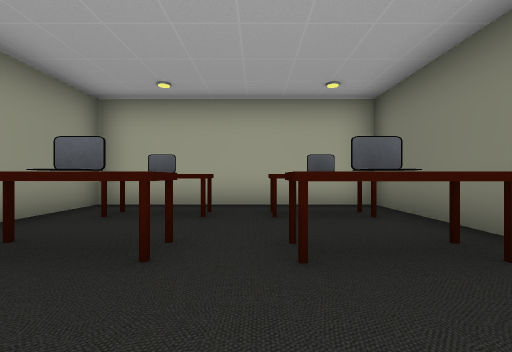
View 1 (above)

17 first-person views from a walk through a Unity game level. The camera is 1.2 m above the floor, looks level and sees 90° across. The floor is counted in squares, 2 m on a side. Each view is taken from the middle of a square. On the plan, view 1 faces up. The plan holds only what a view shows up to about 9 squares ahead; the rest is blank. The place goes on beyond the plan. The player character is not drawn. Door leaves are left out, so doorways stand open.

View 2
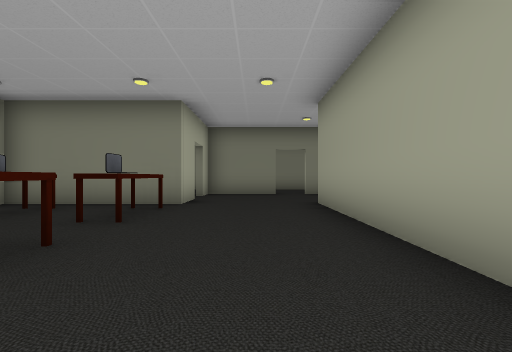

View 3
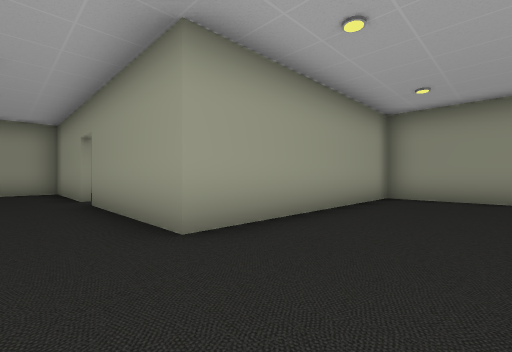

View 4
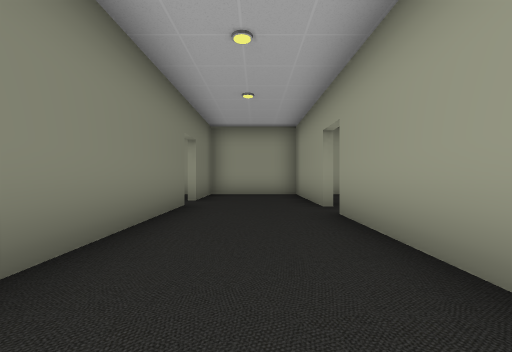

View 5
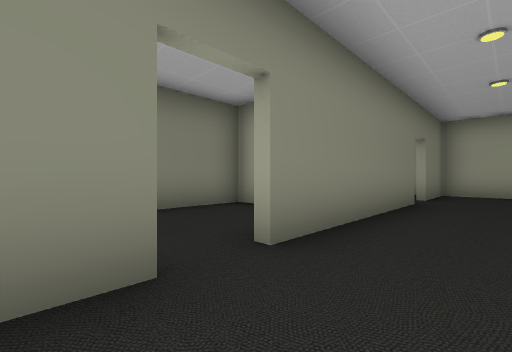

View 6
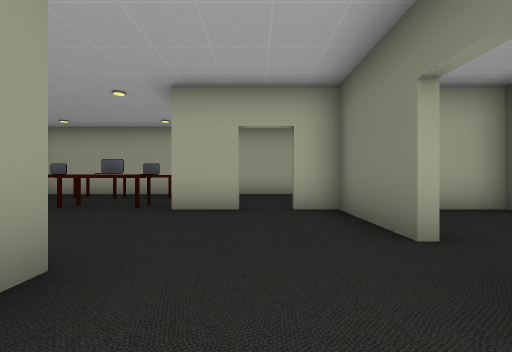

View 7
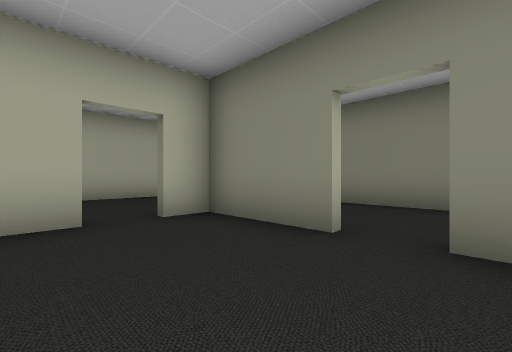

View 8
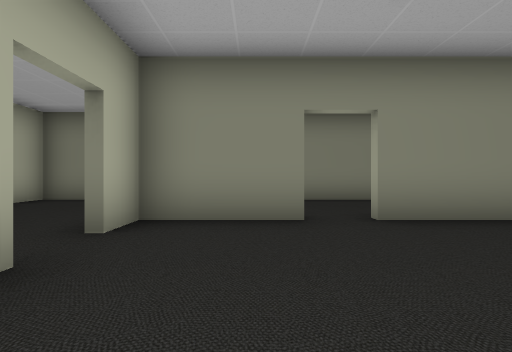

View 9
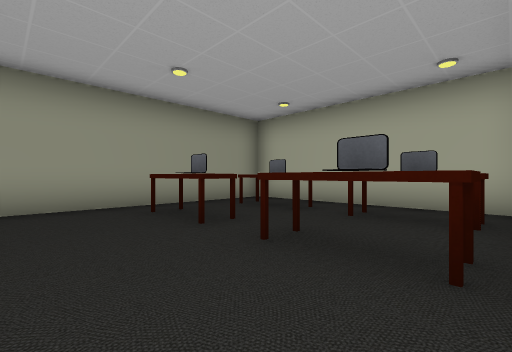

View 10
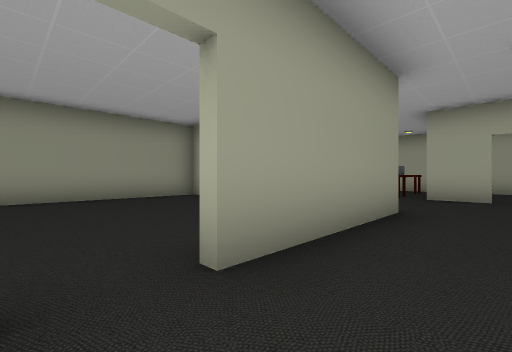

View 11
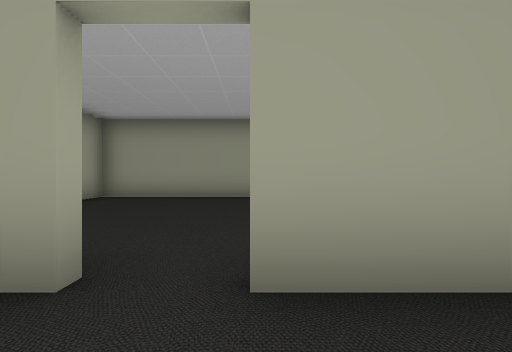

View 12
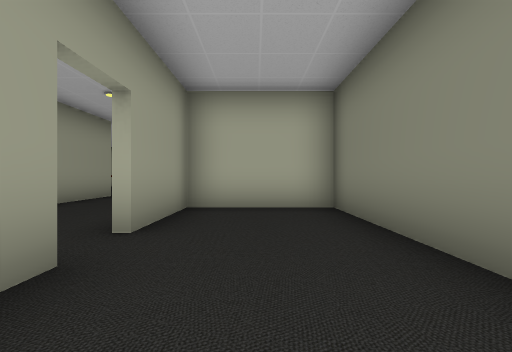

View 13
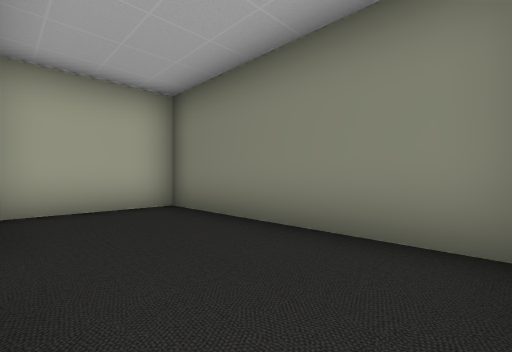

View 14
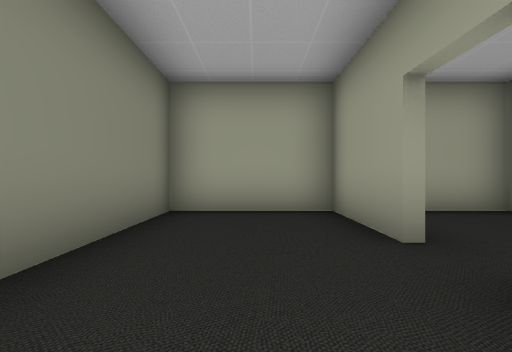

View 15
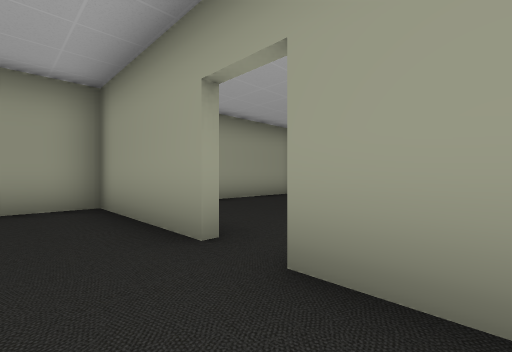

View 16
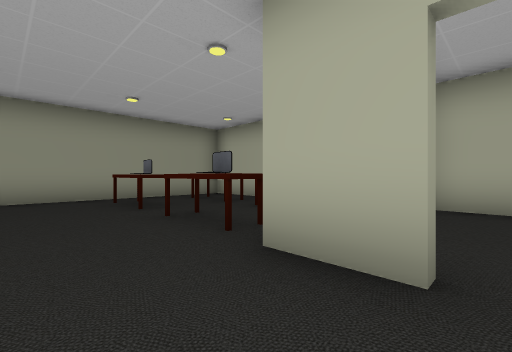

View 17
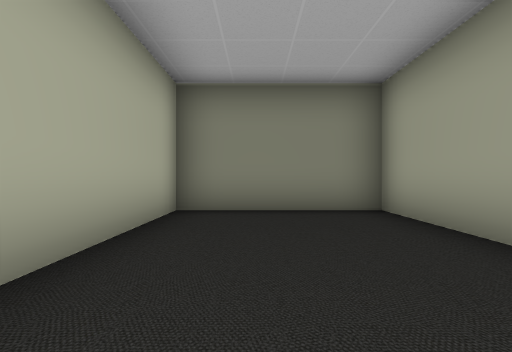

### Floor plan
Ten units are one square. View 1 is at (0, 0); x grows to the right and y downward. Boxes are objects, and circles mark ways between rooms. Rooms are numbered by the first view taken in them; rooms with no view inside come last. Other rooms are left out.
<svg viewBox="-38 -59 128 158">
<path fill="none" stroke="#000" d="M37 -16 25 -16 25 -35M55 8 55 -16M25 -45 25 -54M15 -54 -33 -54 -33 14 27 14 27 51M27 60 27 94 55 94 55 73M55 64 55 16M57 72 57 94 85 94 85 41 57 41 57 64M61 -18 85 -18 85 -54 30 -54M25 -35 25 -45M25 -54 15 -54M79 39 85 39 85 -16 72 -16"/>
<rect x="-25" y="-25" width="20" height="10" fill="#bbb"><title>other object</title></rect>
<rect x="-25" y="-45" width="20" height="10" fill="#bbb"><title>other object</title></rect>
<rect x="5" y="-25" width="10" height="10" fill="#bbb"><title>other object</title></rect>
<rect x="5" y="-45" width="10" height="10" fill="#bbb"><title>other object</title></rect>
<rect x="15" y="-25" width="10" height="10" fill="#bbb"><title>other object</title></rect>
<rect x="15" y="-45" width="10" height="10" fill="#bbb"><title>other object</title></rect>
<circle cx="60" cy="70" r="3" fill="#2a7"/>
<circle cx="40" cy="-20" r="3" fill="#2a7"/>
<circle cx="60" cy="10" r="3" fill="#2a7"/>
<text x="10" y="0">1</text>
<text x="70" y="70">2</text>
<text x="50" y="-40">3</text>
<text x="70" y="10">4</text>
</svg>
Room 1 opens to room 2. Room 1 opens to room 3. Room 1 opens to room 4.

Where each view was taken, in squares from view 1:
view 1: 0 up, 0 right, facing up
view 2: 0 up, 3 left, facing right
view 3: 1 up, 4 right, facing down-left
view 4: 1 down, 4 right, facing down
view 5: 0 up, 4 right, facing down-right
view 6: 3 down, 4 right, facing up
view 7: 2 down, 3 right, facing up-right
view 8: 0 up, 2 right, facing right
view 9: 0 up, 2 right, facing up-left
view 10: 6 down, 4 right, facing up-left
view 11: 5 down, 4 right, facing left
view 12: 9 down, 7 right, facing up
view 13: 9 down, 6 right, facing up-right
view 14: 5 down, 7 right, facing down
view 15: 4 down, 4 right, facing down-left
view 16: 0 up, 4 right, facing up-left
view 17: 4 up, 4 right, facing right
